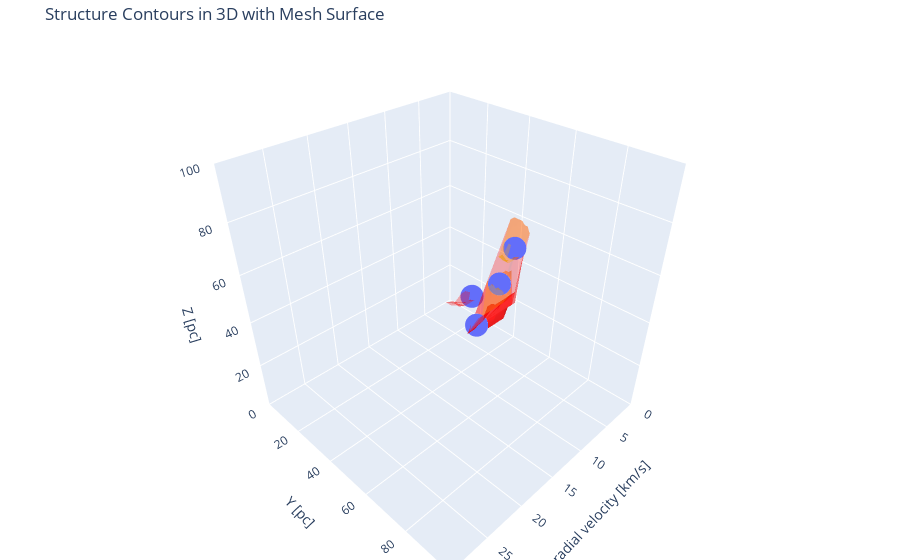

Notebook cell for this chart:
### Code cell
# plot by plotly

fig = px.scatter_3d(peak, x='v_peak', y='y_peak', z='z_peak')

# Leaf structures
for i, leaf_structure_index in enumerate(leaf_indices):
    leaf_structure = dendro3D_400[leaf_structure_index]
    leaf_mask = leaf_structure.get_mask()
    leaf_mask_indices = np.where(leaf_mask)
    mesh_leaf = go.Mesh3d(x=leaf_mask_indices[0] * rv, 
                          y=leaf_mask_indices[1] * pc, 
                          z=leaf_mask_indices[2] * pc, 
                          opacity=0.3,
                          color='red',
                          name=f'Leaf {i + 1} - Surface')
    fig.add_trace(mesh_leaf)

# Branch structures
for j, branch_structure_index in enumerate(branch_indices):
    branch_structure = dendro3D_400[branch_structure_index]
    branch_mask = branch_structure.get_mask()
    branch_mask_indices = np.where(branch_mask)
    mesh_branch = go.Mesh3d(x=branch_mask_indices[0] * rv, 
                            y=branch_mask_indices[1] * pc, 
                            z=branch_mask_indices[2] * pc,
                            opacity=0.3, 
                            color='orange',
                            name=f'Branch {j + 1} - Surface')
    fig.add_trace(mesh_branch)

fig.update_layout(
    scene=dict(
        xaxis=dict(title='radial velocity [km/s]', range=[0, 30]),
        yaxis=dict(title='Y [pc]', range=[0, 100]),
        zaxis=dict(title='Z [pc]', range=[0, 100]),
        aspectratio=dict(x=1, y=1, z=1)
    ),
    title='Structure Contours in 3D with Mesh Surface',
    margin=dict(l=0, r=0, b=0, t=40),
    showlegend=True)
